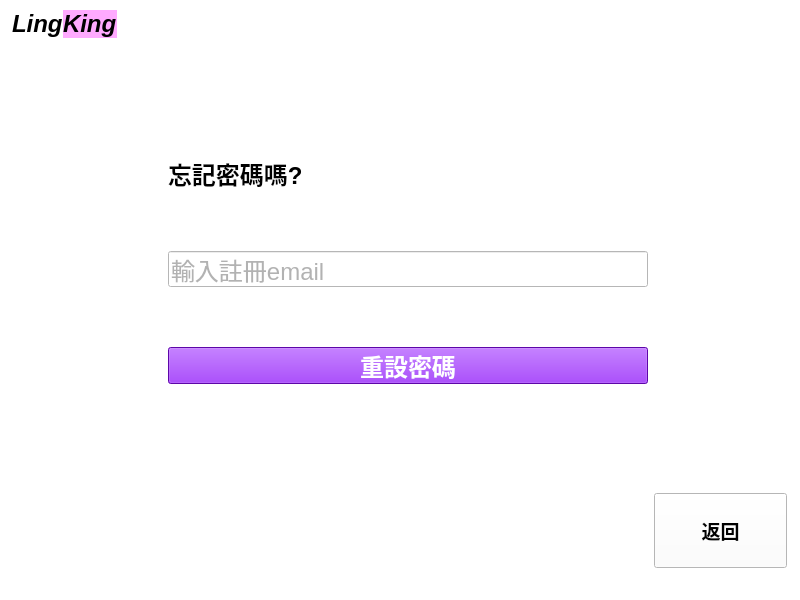
<?xml version="1.0" encoding="UTF-8"?>
<ui version="4.0">
 <class>MainWindow</class>
 <widget class="QMainWindow" name="MainWindow">
  <property name="geometry">
   <rect>
    <x>0</x>
    <y>0</y>
    <width>800</width>
    <height>600</height>
   </rect>
  </property>
  <property name="windowTitle">
   <string>LingKing</string>
  </property>
  <property name="styleSheet">
   <string notr="true">background-color: rgb(255, 255, 255);</string>
  </property>
  <widget class="QWidget" name="centralwidget">
   <layout class="QGridLayout" name="gridLayout_2">
    <property name="leftMargin">
     <number>12</number>
    </property>
    <property name="topMargin">
     <number>10</number>
    </property>
    <property name="rightMargin">
     <number>12</number>
    </property>
    <property name="bottomMargin">
     <number>10</number>
    </property>
    <item row="0" column="0">
     <layout class="QGridLayout" name="gridLayout">
      <item row="4" column="2">
       <widget class="QPushButton" name="back_BTN">
        <property name="sizePolicy">
         <sizepolicy hsizetype="Maximum" vsizetype="Maximum">
          <horstretch>1</horstretch>
          <verstretch>1</verstretch>
         </sizepolicy>
        </property>
        <property name="minimumSize">
         <size>
          <width>100</width>
          <height>50</height>
         </size>
        </property>
        <property name="maximumSize">
         <size>
          <width>150</width>
          <height>75</height>
         </size>
        </property>
        <property name="font">
         <font>
          <pointsize>14</pointsize>
          <weight>75</weight>
          <bold>true</bold>
         </font>
        </property>
        <property name="cursor">
         <cursorShape>PointingHandCursor</cursorShape>
        </property>
        <property name="styleSheet">
         <string notr="true"/>
        </property>
        <property name="text">
         <string>返回</string>
        </property>
       </widget>
      </item>
      <item row="2" column="2">
       <widget class="QLabel" name="info_label">
        <property name="palette">
         <palette>
          <active>
           <colorrole role="WindowText">
            <brush brushstyle="SolidPattern">
             <color alpha="255">
              <red>255</red>
              <green>0</green>
              <blue>0</blue>
             </color>
            </brush>
           </colorrole>
           <colorrole role="Button">
            <brush brushstyle="SolidPattern">
             <color alpha="255">
              <red>255</red>
              <green>255</green>
              <blue>255</blue>
             </color>
            </brush>
           </colorrole>
           <colorrole role="Base">
            <brush brushstyle="SolidPattern">
             <color alpha="255">
              <red>255</red>
              <green>255</green>
              <blue>255</blue>
             </color>
            </brush>
           </colorrole>
           <colorrole role="Window">
            <brush brushstyle="SolidPattern">
             <color alpha="255">
              <red>255</red>
              <green>255</green>
              <blue>255</blue>
             </color>
            </brush>
           </colorrole>
          </active>
          <inactive>
           <colorrole role="WindowText">
            <brush brushstyle="SolidPattern">
             <color alpha="255">
              <red>255</red>
              <green>0</green>
              <blue>0</blue>
             </color>
            </brush>
           </colorrole>
           <colorrole role="Button">
            <brush brushstyle="SolidPattern">
             <color alpha="255">
              <red>255</red>
              <green>255</green>
              <blue>255</blue>
             </color>
            </brush>
           </colorrole>
           <colorrole role="Base">
            <brush brushstyle="SolidPattern">
             <color alpha="255">
              <red>255</red>
              <green>255</green>
              <blue>255</blue>
             </color>
            </brush>
           </colorrole>
           <colorrole role="Window">
            <brush brushstyle="SolidPattern">
             <color alpha="255">
              <red>255</red>
              <green>255</green>
              <blue>255</blue>
             </color>
            </brush>
           </colorrole>
          </inactive>
          <disabled>
           <colorrole role="WindowText">
            <brush brushstyle="SolidPattern">
             <color alpha="255">
              <red>120</red>
              <green>120</green>
              <blue>120</blue>
             </color>
            </brush>
           </colorrole>
           <colorrole role="Button">
            <brush brushstyle="SolidPattern">
             <color alpha="255">
              <red>255</red>
              <green>255</green>
              <blue>255</blue>
             </color>
            </brush>
           </colorrole>
           <colorrole role="Base">
            <brush brushstyle="SolidPattern">
             <color alpha="255">
              <red>255</red>
              <green>255</green>
              <blue>255</blue>
             </color>
            </brush>
           </colorrole>
           <colorrole role="Window">
            <brush brushstyle="SolidPattern">
             <color alpha="255">
              <red>255</red>
              <green>255</green>
              <blue>255</blue>
             </color>
            </brush>
           </colorrole>
          </disabled>
         </palette>
        </property>
        <property name="font">
         <font>
          <pointsize>14</pointsize>
         </font>
        </property>
        <property name="text">
         <string/>
        </property>
        <property name="alignment">
         <set>Qt::AlignLeading|Qt::AlignLeft|Qt::AlignTop</set>
        </property>
       </widget>
      </item>
      <item row="2" column="3">
       <spacer name="horizontalSpacer">
        <property name="orientation">
         <enum>Qt::Horizontal</enum>
        </property>
        <property name="sizeHint" stdset="0">
         <size>
          <width>1</width>
          <height>20</height>
         </size>
        </property>
       </spacer>
      </item>
      <item row="4" column="1">
       <spacer name="verticalSpacer_3">
        <property name="orientation">
         <enum>Qt::Vertical</enum>
        </property>
        <property name="sizeType">
         <enum>QSizePolicy::Maximum</enum>
        </property>
        <property name="sizeHint" stdset="0">
         <size>
          <width>20</width>
          <height>75</height>
         </size>
        </property>
       </spacer>
      </item>
      <item row="0" column="1" rowspan="2">
       <spacer name="verticalSpacer_2">
        <property name="orientation">
         <enum>Qt::Vertical</enum>
        </property>
        <property name="sizeHint" stdset="0">
         <size>
          <width>20</width>
          <height>140</height>
         </size>
        </property>
       </spacer>
      </item>
      <item row="2" column="0">
       <spacer name="horizontalSpacer_2">
        <property name="orientation">
         <enum>Qt::Horizontal</enum>
        </property>
        <property name="sizeHint" stdset="0">
         <size>
          <width>150</width>
          <height>20</height>
         </size>
        </property>
       </spacer>
      </item>
      <item row="1" column="0">
       <spacer name="verticalSpacer">
        <property name="orientation">
         <enum>Qt::Vertical</enum>
        </property>
        <property name="sizeHint" stdset="0">
         <size>
          <width>20</width>
          <height>40</height>
         </size>
        </property>
       </spacer>
      </item>
      <item row="2" column="1">
       <layout class="QVBoxLayout" name="verticalLayout" stretch="0,0,0">
        <property name="spacing">
         <number>60</number>
        </property>
        <property name="sizeConstraint">
         <enum>QLayout::SetDefaultConstraint</enum>
        </property>
        <item>
         <widget class="QLabel" name="label_2">
          <property name="sizePolicy">
           <sizepolicy hsizetype="Maximum" vsizetype="Minimum">
            <horstretch>0</horstretch>
            <verstretch>0</verstretch>
           </sizepolicy>
          </property>
          <property name="minimumSize">
           <size>
            <width>480</width>
            <height>30</height>
           </size>
          </property>
          <property name="maximumSize">
           <size>
            <width>480</width>
            <height>40</height>
           </size>
          </property>
          <property name="font">
           <font>
            <pointsize>18</pointsize>
            <weight>75</weight>
            <bold>true</bold>
           </font>
          </property>
          <property name="text">
           <string>忘記密碼嗎?</string>
          </property>
          <property name="buddy">
           <cstring>email_input</cstring>
          </property>
         </widget>
        </item>
        <item>
         <widget class="QLineEdit" name="email_input">
          <property name="sizePolicy">
           <sizepolicy hsizetype="Maximum" vsizetype="Maximum">
            <horstretch>0</horstretch>
            <verstretch>0</verstretch>
           </sizepolicy>
          </property>
          <property name="minimumSize">
           <size>
            <width>480</width>
            <height>30</height>
           </size>
          </property>
          <property name="maximumSize">
           <size>
            <width>480</width>
            <height>37</height>
           </size>
          </property>
          <property name="palette">
           <palette>
            <active>
             <colorrole role="Button">
              <brush brushstyle="SolidPattern">
               <color alpha="255">
                <red>255</red>
                <green>255</green>
                <blue>255</blue>
               </color>
              </brush>
             </colorrole>
             <colorrole role="Text">
              <brush brushstyle="SolidPattern">
               <color alpha="255">
                <red>102</red>
                <green>102</green>
                <blue>102</blue>
               </color>
              </brush>
             </colorrole>
             <colorrole role="Base">
              <brush brushstyle="SolidPattern">
               <color alpha="255">
                <red>255</red>
                <green>255</green>
                <blue>255</blue>
               </color>
              </brush>
             </colorrole>
             <colorrole role="Window">
              <brush brushstyle="SolidPattern">
               <color alpha="255">
                <red>255</red>
                <green>255</green>
                <blue>255</blue>
               </color>
              </brush>
             </colorrole>
            </active>
            <inactive>
             <colorrole role="Button">
              <brush brushstyle="SolidPattern">
               <color alpha="255">
                <red>255</red>
                <green>255</green>
                <blue>255</blue>
               </color>
              </brush>
             </colorrole>
             <colorrole role="Text">
              <brush brushstyle="SolidPattern">
               <color alpha="255">
                <red>102</red>
                <green>102</green>
                <blue>102</blue>
               </color>
              </brush>
             </colorrole>
             <colorrole role="Base">
              <brush brushstyle="SolidPattern">
               <color alpha="255">
                <red>255</red>
                <green>255</green>
                <blue>255</blue>
               </color>
              </brush>
             </colorrole>
             <colorrole role="Window">
              <brush brushstyle="SolidPattern">
               <color alpha="255">
                <red>255</red>
                <green>255</green>
                <blue>255</blue>
               </color>
              </brush>
             </colorrole>
            </inactive>
            <disabled>
             <colorrole role="Button">
              <brush brushstyle="SolidPattern">
               <color alpha="255">
                <red>255</red>
                <green>255</green>
                <blue>255</blue>
               </color>
              </brush>
             </colorrole>
             <colorrole role="Text">
              <brush brushstyle="SolidPattern">
               <color alpha="255">
                <red>120</red>
                <green>120</green>
                <blue>120</blue>
               </color>
              </brush>
             </colorrole>
             <colorrole role="Base">
              <brush brushstyle="SolidPattern">
               <color alpha="255">
                <red>255</red>
                <green>255</green>
                <blue>255</blue>
               </color>
              </brush>
             </colorrole>
             <colorrole role="Window">
              <brush brushstyle="SolidPattern">
               <color alpha="255">
                <red>255</red>
                <green>255</green>
                <blue>255</blue>
               </color>
              </brush>
             </colorrole>
            </disabled>
           </palette>
          </property>
          <property name="font">
           <font>
            <pointsize>18</pointsize>
           </font>
          </property>
          <property name="inputMask">
           <string/>
          </property>
          <property name="text">
           <string/>
          </property>
          <property name="placeholderText">
           <string>輸入註冊email</string>
          </property>
         </widget>
        </item>
        <item>
         <widget class="QPushButton" name="reset_BTN">
          <property name="sizePolicy">
           <sizepolicy hsizetype="Maximum" vsizetype="Maximum">
            <horstretch>0</horstretch>
            <verstretch>0</verstretch>
           </sizepolicy>
          </property>
          <property name="minimumSize">
           <size>
            <width>480</width>
            <height>30</height>
           </size>
          </property>
          <property name="maximumSize">
           <size>
            <width>480</width>
            <height>37</height>
           </size>
          </property>
          <property name="sizeIncrement">
           <size>
            <width>0</width>
            <height>0</height>
           </size>
          </property>
          <property name="palette">
           <palette>
            <active>
             <colorrole role="Button">
              <brush brushstyle="SolidPattern">
               <color alpha="255">
                <red>130</red>
                <green>9</green>
                <blue>235</blue>
               </color>
              </brush>
             </colorrole>
             <colorrole role="ButtonText">
              <brush brushstyle="SolidPattern">
               <color alpha="255">
                <red>255</red>
                <green>255</green>
                <blue>255</blue>
               </color>
              </brush>
             </colorrole>
             <colorrole role="Base">
              <brush brushstyle="SolidPattern">
               <color alpha="255">
                <red>130</red>
                <green>9</green>
                <blue>235</blue>
               </color>
              </brush>
             </colorrole>
             <colorrole role="Window">
              <brush brushstyle="SolidPattern">
               <color alpha="255">
                <red>130</red>
                <green>9</green>
                <blue>235</blue>
               </color>
              </brush>
             </colorrole>
            </active>
            <inactive>
             <colorrole role="Button">
              <brush brushstyle="SolidPattern">
               <color alpha="255">
                <red>130</red>
                <green>9</green>
                <blue>235</blue>
               </color>
              </brush>
             </colorrole>
             <colorrole role="ButtonText">
              <brush brushstyle="SolidPattern">
               <color alpha="255">
                <red>255</red>
                <green>255</green>
                <blue>255</blue>
               </color>
              </brush>
             </colorrole>
             <colorrole role="Base">
              <brush brushstyle="SolidPattern">
               <color alpha="255">
                <red>130</red>
                <green>9</green>
                <blue>235</blue>
               </color>
              </brush>
             </colorrole>
             <colorrole role="Window">
              <brush brushstyle="SolidPattern">
               <color alpha="255">
                <red>130</red>
                <green>9</green>
                <blue>235</blue>
               </color>
              </brush>
             </colorrole>
            </inactive>
            <disabled>
             <colorrole role="Button">
              <brush brushstyle="SolidPattern">
               <color alpha="255">
                <red>130</red>
                <green>9</green>
                <blue>235</blue>
               </color>
              </brush>
             </colorrole>
             <colorrole role="ButtonText">
              <brush brushstyle="SolidPattern">
               <color alpha="255">
                <red>120</red>
                <green>120</green>
                <blue>120</blue>
               </color>
              </brush>
             </colorrole>
             <colorrole role="Base">
              <brush brushstyle="SolidPattern">
               <color alpha="255">
                <red>130</red>
                <green>9</green>
                <blue>235</blue>
               </color>
              </brush>
             </colorrole>
             <colorrole role="Window">
              <brush brushstyle="SolidPattern">
               <color alpha="255">
                <red>130</red>
                <green>9</green>
                <blue>235</blue>
               </color>
              </brush>
             </colorrole>
            </disabled>
           </palette>
          </property>
          <property name="font">
           <font>
            <pointsize>18</pointsize>
            <weight>75</weight>
            <bold>true</bold>
           </font>
          </property>
          <property name="cursor">
           <cursorShape>PointingHandCursor</cursorShape>
          </property>
          <property name="styleSheet">
           <string notr="true">background-color: rgb(130, 9, 235);</string>
          </property>
          <property name="text">
           <string>重設密碼</string>
          </property>
         </widget>
        </item>
       </layout>
      </item>
      <item row="0" column="0">
       <layout class="QHBoxLayout" name="horizontalLayout_2">
        <property name="spacing">
         <number>0</number>
        </property>
        <item>
         <widget class="QLabel" name="label">
          <property name="enabled">
           <bool>true</bool>
          </property>
          <property name="sizePolicy">
           <sizepolicy hsizetype="Fixed" vsizetype="Fixed">
            <horstretch>1</horstretch>
            <verstretch>0</verstretch>
           </sizepolicy>
          </property>
          <property name="font">
           <font>
            <pointsize>18</pointsize>
            <weight>75</weight>
            <italic>true</italic>
            <bold>true</bold>
            <strikeout>false</strikeout>
           </font>
          </property>
          <property name="text">
           <string>Ling</string>
          </property>
          <property name="textFormat">
           <enum>Qt::PlainText</enum>
          </property>
          <property name="wordWrap">
           <bool>false</bool>
          </property>
         </widget>
        </item>
        <item>
         <widget class="QLabel" name="label_5">
          <property name="sizePolicy">
           <sizepolicy hsizetype="Fixed" vsizetype="Fixed">
            <horstretch>1</horstretch>
            <verstretch>0</verstretch>
           </sizepolicy>
          </property>
          <property name="font">
           <font>
            <pointsize>18</pointsize>
            <weight>75</weight>
            <italic>true</italic>
            <bold>true</bold>
           </font>
          </property>
          <property name="styleSheet">
           <string notr="true">background-color: rgb(255, 170, 255)</string>
          </property>
          <property name="text">
           <string>King</string>
          </property>
         </widget>
        </item>
        <item>
         <spacer name="horizontalSpacer_3">
          <property name="orientation">
           <enum>Qt::Horizontal</enum>
          </property>
          <property name="sizeHint" stdset="0">
           <size>
            <width>40</width>
            <height>20</height>
           </size>
          </property>
         </spacer>
        </item>
       </layout>
      </item>
      <item row="3" column="2">
       <spacer name="verticalSpacer_4">
        <property name="orientation">
         <enum>Qt::Vertical</enum>
        </property>
        <property name="sizeHint" stdset="0">
         <size>
          <width>20</width>
          <height>40</height>
         </size>
        </property>
       </spacer>
      </item>
     </layout>
    </item>
   </layout>
  </widget>
  <widget class="QStatusBar" name="statusbar"/>
 </widget>
 <resources/>
 <connections/>
</ui>
